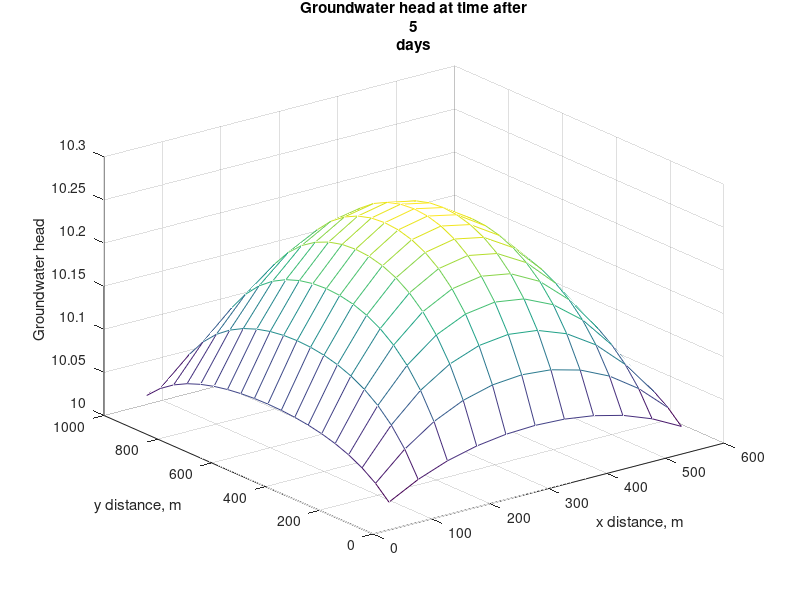

The MATLAB script that drew this image:
% The following program solves the  Poisson equation describing
% the two-dimensional steady state groundwater head profile 
% throughout th island which is approximated as a rectangle with 
% x=600m and y=1000m 

% Define variables
xlength = 600;  % length in x- direction (m) 
ylength = 1000;  % length in y-direction (m)
del = 50;       % delx = dely = 50m
d=del^2; %del^2=2500m^2
xnodes=xlength/del -1;
ynodes=ylength/del -1;
totalnodes=xnodes*ynodes;
% Let the transmissivity be 200 m2/day
T=200;
% Let the initial aquifer recharge be 40cm/year
R=40;
S=R*0.01/365;
V=d*S/T;

% Allocate space for matrices
h=zeros(totalnodes,1);
rhs=(-V-10/d)*ones(totalnodes,1);

% Fill in rhs matrix for right BC
for i=1:ynodes
        rhs(i*xnodes)=(-V-10/d); 
end

% the four corners of the island and the top and bottom rows 
% will have the following boundary conditions

rhs(1)=-V-20/d;
rhs(2:10)=-V-10/d;
rhs(11)=-V-20/d;
rhs(199)=-V-20/d;
rhs(200:208)=-V-10/d;
rhs(209)=-V-20/d;

  
% Fill in coefficient matrix (as sparse matrix)
A=sparse(totalnodes);
M_diag=sparse(1:totalnodes,1:totalnodes,-4,totalnodes,totalnodes);
L_diag_1=sparse(2:totalnodes,1:totalnodes-1,1,totalnodes,totalnodes);
L_diag_2=sparse(xnodes+1:totalnodes,1:totalnodes-xnodes,1,totalnodes,totalnodes);
U_diag_1=L_diag_1';
U_diag_2=L_diag_2';
A=M_diag+L_diag_1+L_diag_2+U_diag_1+U_diag_2;

% Modify coefficient matrix for BCs
for i=1:ynodes-1
    A(i*xnodes,i*xnodes+1)=0;   % right BC
    A(i*xnodes+1,i*xnodes)=0;   % 
end

% Solve for h
h_old=A\rhs;


Sy=0.8;

% Define the End time
tmax=550;

% Define a hh matrix to store
hh=sparse(totalnodes,tmax);

nt=551;
dt=tmax/(nt-1);
r=(T*dt)/(Sy*d);

% Fill in coefficient matrix (as sparse matrix)
G=sparse(totalnodes);
M_diag=sparse(1:totalnodes,1:totalnodes,1+2*r,totalnodes,totalnodes);
L_diag_1=sparse(2:totalnodes,1:totalnodes-1,-r/2,totalnodes,totalnodes);
U_diag_1=sparse(1:totalnodes-1,2:totalnodes,-r/2,totalnodes,totalnodes);
L_diag_2=L_diag_1;
U_diag_2=U_diag_1;
G=M_diag+L_diag_1+U_diag_1+L_diag_2+U_diag_2;

% Modify coefficient matrix for BCs
for i=1:ynodes-1
    G(i*xnodes,i*xnodes+1)=0;   % right BC
    G(i*xnodes+1,i*xnodes)=0;   % 
end

% Fill in coefficient matrix (as sparse matrix)
H=sparse(totalnodes);
M_diag=sparse(1:totalnodes,1:totalnodes,1-2*r,totalnodes,totalnodes);
L_diag_1=sparse(2:totalnodes,1:totalnodes-1,r/2,totalnodes,totalnodes);
U_diag_1=sparse(1:totalnodes-1,2:totalnodes,r/2,totalnodes,totalnodes);
L_diag_2=L_diag_1;
U_diag_2=U_diag_1;
H=M_diag+L_diag_1+U_diag_1+L_diag_2+U_diag_2;

% Modify coefficient matrix for BCs
for i=1:ynodes-1
    H(i*xnodes,i*xnodes+1)=0;   % right BC
    H(i*xnodes+1,i*xnodes)=0;   % 
end

n=dt;

for n=1:dt:tmax
    h_new=G\(H*h_old);
    hh(:,n)=h_new;
    h_old=h_new;
end

% Specify the time at which you want the groundwater profile
k=input('Please enter the time at which you want the groundwater profile (specify an integer value between 1 and 550 days)''\n')

h=hh(:,k)+10;

% Reshape h into grid and plot
hh_new=reshape(h,xnodes,ynodes)';
xplot=del:del:xlength-del;
yplot=del:del:ylength-del;
mesh(xplot,yplot,hh_new)
xlabel('x distance, m')
ylabel('y distance, m')
zlabel('Groundwater head')
title({'Groundwater head at time after'; k; 'days'})